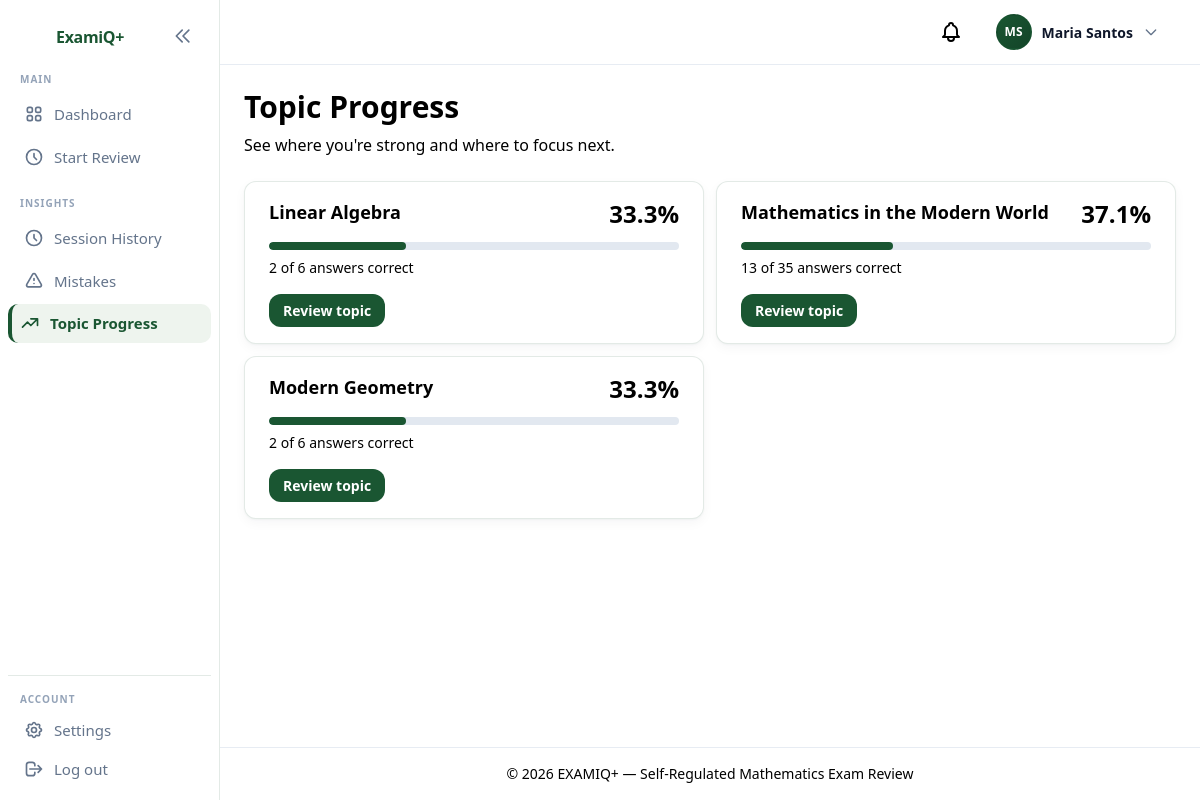
Screenshot of /student/topics/ (signed in) with the database file from the repository.
### apps/users/models.py (models this page shows, shortened)
class User(AbstractUser):
    class Role(models.TextChoices):
        STUDENT = "student", "Student"
        PROFESSOR = "professor", "Faculty"
        CHAIRPERSON = "chairperson", "Department Chairperson"
        CAMPUS_ADMIN = "campus_admin", "Campus Administrator"
    class ApprovalStatus(models.TextChoices):
        APPROVED = "approved", "Approved"
        PENDING = "pending", "Pending"
        REJECTED = "rejected", "Rejected"
    class HomeDegreeProgram(models.TextChoices):
        CS = "cs", "Computer Science"
        IT = "it", "Information Technology"
        BSED_MATH = "bsed_math", "BSEd Mathematics"
        PSYCHOLOGY = "psychology", "Psychology"
        MARKETING = "marketing", "Marketing"
        HR = "hr", "Human Resources"
        HOSPITALITY = "hospitality", "Hospitality Management"
        CRIMINOLOGY = "criminology", "Criminology"
    username = None
    email = models.EmailField(unique=True)
    role = models.CharField(
        max_length=20,
        choices=Role.choices,
        default=Role.STUDENT,
    )
    department = models.ForeignKey(
        Department,
        on_delete=models.SET_NULL,
        null=True,
        blank=True,
        related_name="users",
    )
    home_degree_program = models.CharField(
        max_length=20,
        choices=HomeDegreeProgram.choices,
        blank=True,
        default="",
        help_text="Student's home degree program — scopes review course offerings.",
    )
    year_level = models.ForeignKey(
        "questions.YearLevel",
        on_delete=models.SET_NULL,
        null=True,
        blank=True,
        related_name="students",
        help_text="Student's current year level — scopes available subjects.",
    )
    section = models.ForeignKey(
        ProgramSection,
        on_delete=models.SET_NULL,
        null=True,
        blank=True,
        related_name="students",
        help_text="Student's cohort section for the current academic year.",
    )
    password_changed_at = models.DateTimeField(
        null=True,
        blank=True,
        help_text="When the user last changed their password.",
    )
    middle_name = models.CharField(max_length=150, blank=True, default="")
    suffix = models.CharField(
        max_length=20,
        blank=True,
        default="",
        help_text='Name suffix, e.g. "Jr.", "Sr.", "III".',
    )
    profile_photo = models.ImageField(upload_to="profile_photos/", blank=True, null=True)
    student_number = models.CharField(
        max_length=9,
        unique=True,
        null=True,
        blank=True,
        help_text="Nine-digit student ID (students only).",
    )
    employee_id = models.CharField(
        max_length=50,
        blank=True,
        default="",
        help_text="Employee ID for faculty and chairperson accounts.",
    )
    phone_number = models.CharField(
        max_length=11,
        blank=True,
        default="",
        help_text="Eleven-digit mobile number.",
    )
    approval_status = models.CharField(
        max_length=20,
        choices=ApprovalStatus.choices,
        default=ApprovalStatus.APPROVED,
    )
    USERNAME_FIELD = "email"
    REQUIRED_FIELDS: list[str] = []
    objects = UserManager()
    class Meta:
        verbose_name = "User"
        verbose_name_plural = "Users"
        ordering = ["email"]
    def get_full_name(self) -> str:
        parts = [self.first_name, self.middle_name, self.last_name]
        name = " ".join(part for part in parts if part).strip()
        if self.suffix:
            name = f"{name} {self.suffix}".strip()
        return name
    @property
    def initials(self) -> str:
        parts = [self.first_name[:1], self.last_name[:1]]
        return "".join(p.upper() for p in parts if p) or self.email[:2].upper()

### apps/questions/models.py (models this page shows, shortened)
class Topic(TimeStampedModel):
    subject = models.ForeignKey(
        Subject,
        on_delete=models.CASCADE,
        related_name="topics",
    )
    name = models.CharField(max_length=200)
    parent = models.ForeignKey(
        "self",
        on_delete=models.CASCADE,
        null=True,
        blank=True,
        related_name="subtopics",
    )
    class Meta:
        verbose_name = "Topic"
        verbose_name_plural = "Topics"
        ordering = ["subject__code", "name"]
        unique_together = [["subject", "name"]]

### apps/analytics/views_student.py (the view)
class TopicProgressView(StudentRequiredMixin, TemplateView):
    template_name = "analytics/student/topic_progress.html"
    def get_context_data(self, **kwargs):
        context = super().get_context_data(**kwargs)
        context["topics"] = topic_progress_summary(self.request.user)
        return context

### apps/core/context_processors.py (called while the page is built, shortened)
def navigation_context(request):
    context = {
        "professor_courses": [],
        "professor_section_nav": [],
        "sidebar_course": None,
        "sidebar_section": None,
        "sidebar_section_label": "",
        "sidebar_subject": None,
        "summary_courses": [],
        "unread_notification_count": 0,
        "pending_concern_count": 0,
    }
    user = request.user
    if not user.is_authenticated:
        return context
    context["unread_notification_count"] = unread_notification_count(user)
    if user.role != User.Role.PROFESSOR:
        return context

### apps/core/mixins.py (called while the page is built)
    def test_func(self) -> bool:
        return self.request.user.is_authenticated and self.request.user.role == self.required_role

### apps/users/notification_services.py (called while the page is built)
def unread_notification_count(user: User) -> int:
    return Notification.objects.filter(user=user, read_at__isnull=True).count()

### templates/analytics/student/topic_progress.html (shortened to what this page needs)
{% extends "base.html" %}
{% load crispy_forms_tags %}
{% block content %}
{% include "components/page_header.html" with title="Topic Progress" subtitle="See where you're strong and where to focus next." %}
{% if topics %}
<div class="bento-grid mb-6">
    {% for topic in topics %}
    <div class="span-half">
        <div class="bento-card bento-card-inner h-full flex flex-col">
            <div class="flex justify-between items-start gap-4 mb-3">
                <h2 class="text-lg font-semibold text-examiq-navy">{{ topic.topic_name }}</h2>
                <span class="text-2xl font-bold {% if topic.accuracy >= 70 %}stat-value-good{% elif topic.accuracy >= 50 %}text-examiq-amber{% else %}text-examiq-mistake{% endif %}">{{ topic.accuracy }}%</span>
            </div>
            <div class="progress-bar h-2">
                <div class="progress-bar-fill" style="width: {{ topic.accuracy }}%"></div>
            </div>
            <p class="text-sm text-examiq-slate mt-2">{{ topic.correct }} of {{ topic.total }} answers correct</p>
            <div class="mt-auto pt-4">
                <a href="{% url 'reviews:setup' %}?topic={{ topic.topic_id }}" class="btn-primary btn-primary-sm">Review topic</a>
            </div>
        </div>
    </div>
    {% endfor %}
</div>
{% else %}
{% include "components/empty_state.html" with title="No topic data yet" body="Answer questions across topics to see your progress here." cta_url="/student/review/setup/" cta_label="Start reviewing" %}
{% endif %}
{% endblock %}

### templates/components/navbar.html (shortened to what this page needs)
{% if user.is_authenticated %}
<header class="app-topbar">
    <div class="app-topbar-inner">
        <a href="{% url 'users:notifications' %}" class="relative p-2 text-examiq-slate hover:text-examiq-navy" aria-label="Notifications">
        </a>
        <div class="profile-dropdown" data-dropdown>
            <button type="button" class="profile-dropdown-trigger" data-dropdown-toggle aria-expanded="false" aria-haspopup="true">
                {% include "components/profile_avatar_upload.html" with size="nav" show_camera=False preview_id="nav-avatar-preview" %}
                <span class="profile-name hidden sm:inline">{{ user.get_full_name|default:user.email }}</span>
                <svg class="profile-chevron w-4 h-4" fill="none" stroke="currentColor" viewBox="0 0 24 24">
                    <path stroke-linecap="round" stroke-linejoin="round" stroke-width="2" d="M19 9l-7 7-7-7"/>
                </svg>
            </button>
        </div>
    </div>
</header>
{% endif %}

### templates/components/profile_avatar_upload.html (shortened to what this page needs)
{% load static %}
<div class="profile-avatar-wrap profile-avatar-wrap--{{ size|default:'form' }}">
    {% if user.profile_photo %}
    <img src="{{ user.profile_photo.url }}"
         alt=""
         class="profile-avatar-image"
         id="{% if preview_id %}{{ preview_id }}{% else %}profile-photo-preview{% endif %}">
    {% else %}
    <span class="profile-avatar profile-avatar--{{ user.role }} profile-avatar-image"
          id="{% if preview_id %}{{ preview_id }}{% else %}profile-photo-preview-fallback{% endif %}"
          aria-hidden="true">{{ user.initials }}</span>
    {% endif %}
</div>

### rows the page displays
User: initials "MS", get_full_name "Maria Santos"
Topic: topic_name "Linear Algebra", accuracy "33.3", correct "2", total "6"
Topic: topic_name "Mathematics in the Modern World", accuracy "37.1", correct "13", total "35"
Topic: topic_name "Modern Geometry", accuracy "33.3", correct "2", total "6"

### other values shown
{{ title }} "Topic Progress"
{{ subtitle }} "See where you're strong and where to focus next."
